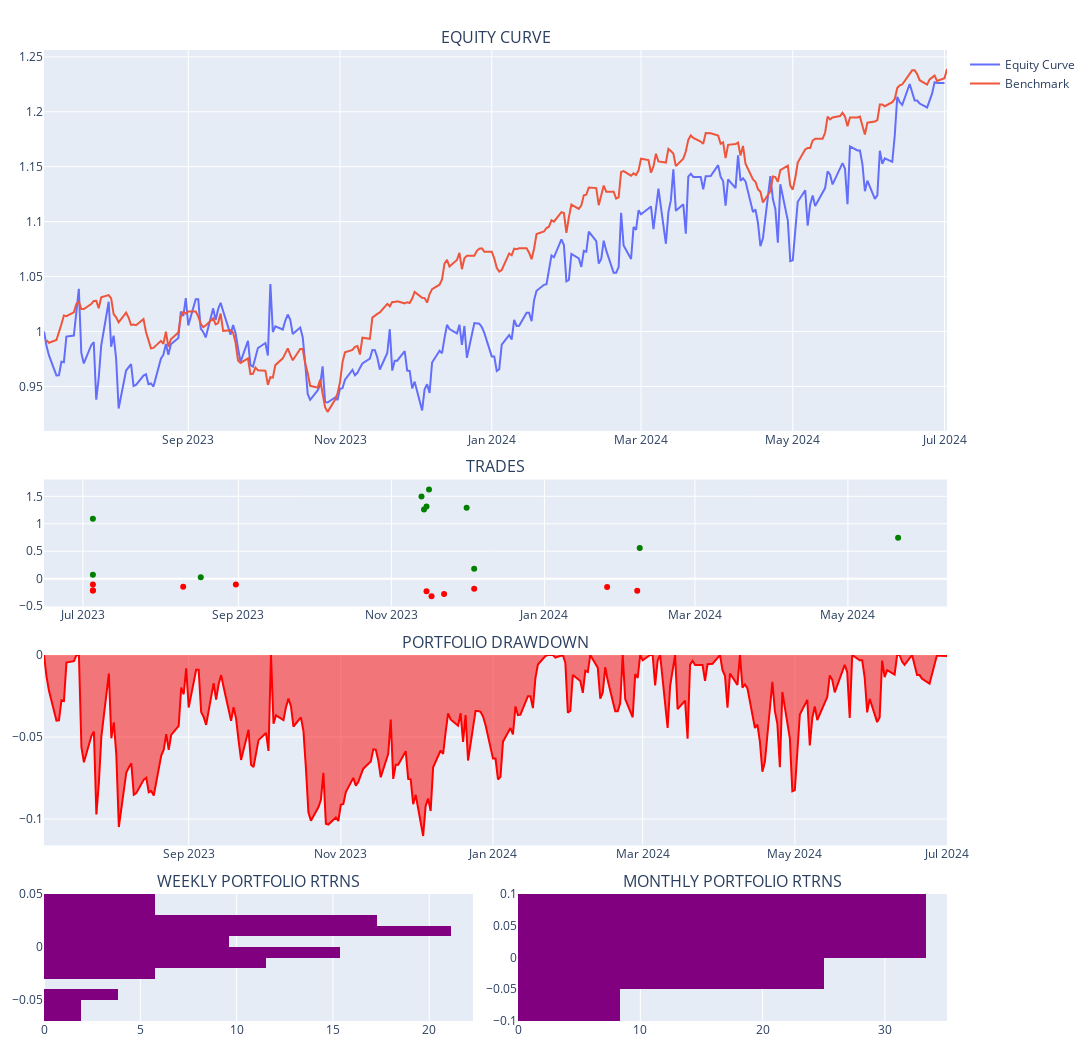

Notebook code for this chart:
### Code cell
evb_backtest.portfolio.plot_portfolio()

### Figure 1 — Plotly figure (JSON) as saved in the notebook; plotly's stock layout.template omitted (floating-point values rounded to 4 significant figures; data arrays with more than 128 entries replaced by an {"elided": "..."} marker saying what was removed)
{"data": [{"name": "Equity Curve", "showlegend": true, "type": "scatter", "x": {"elided": "260 str values"}, "xaxis": "x", "y": {"elided": "260 float values"}, "yaxis": "y"}, {"name": "Benchmark", "showlegend": true, "type": "scatter", "x": {"elided": "260 str values"}, "xaxis": "x", "y": {"elided": "260 float values"}, "yaxis": "y"}, {"customdata": [23, 13, 14, 3, 18, 3, 0, 20, 14, 0, 0, 4, 12, 12, 4, 1, 0, 3, 13, 9, 4, 3, 8, 0, 2, 3, 9], "hovertemplate": "<b>%{text}</b><br><br>Date: %{x}<br>Size: %{customdata}<br>PnL: %{y}<br>", "marker": {"color": ["red", "green", "red", "red", "green", "red", "green", "green", "red", "green", "green", "green", "green", "red", "green", "green", "green", "red", "red", "green", "green", "red", "red", "green", "red", "green", "green"]}, "mode": "markers", "name": "Ticker", "showlegend": false, "text": ["TSLA", "AAPL", "MSFT", "AMZN", "NVDA", "BA", "WMT", "TSLA", "AAPL", "WMT", "INTC", "QCOM", "MSFT", "SBUX", "AMD", "MU", "INTC", "DIS", "AAPL", "BAC", "HD", "BA", "GOOG", "WMT", "DIS", "AMZN", "AAPL"], "type": "scatter", "x": ["2023-07-05T00:00:00", "2023-07-05T00:00:00", "2023-07-05T00:00:00", "2023-07-05T00:00:00", "2023-07-05T00:00:00", "2023-08-10T00:00:00", "2023-08-10T00:00:00", "2023-08-17T00:00:00", "2023-08-31T00:00:00", "2023-09-13T00:00:00", "2023-09-15T00:00:00", "2023-11-13T00:00:00", "2023-11-14T00:00:00", "2023-11-15T00:00:00", "2023-11-15T00:00:00", "2023-11-16T00:00:00", "2023-11-17T00:00:00", "2023-11-17T00:00:00", "2023-11-22T00:00:00", "2023-12-01T00:00:00", "2023-12-04T00:00:00", "2023-12-04T00:00:00", "2024-01-26T00:00:00", "2024-02-05T00:00:00", "2024-02-07T00:00:00", "2024-02-08T00:00:00", "2024-05-21T00:00:00"], "xaxis": "x2", "y": [-0.216, 0.07374, -0.2127, -0.1051, 1.092, -0.1457, null, 0.02712, -0.104, null, null, 1.496, 1.262, -0.2289, 1.316, 1.622, null, -0.3212, -0.2779, 1.294, 0.1795, -0.1815, -0.1516, null, -0.2181, 0.5597, 0.7478], "yaxis": "y2"}, {"fill": "tozeroy", "line": {"color": "red"}, "name": "Drawdown", "showlegend": false, "type": "scatter", "x": {"elided": "260 str values"}, "xaxis": "x3", "y": {"elided": "260 float values"}, "yaxis": "y3"}, {"histnorm": "percent", "marker": {"color": "purple"}, "showlegend": false, "type": "histogram", "xaxis": "x4", "y": [null, 0.01757, -0.02461, 0.01679, -0.05803, 0.02307, -0.001547, 0.04043, 0.01748, -0.01091, 0.02411, -0.04538, 0.01293, 0.02015, -0.007042, -0.0601, -0.002547, 0.02213, 0.01553, -0.005652, 0.008244, -0.01964, 0.01831, 0.03137, -0.02607, 0.02316, -0.01064, 0.01735, 0.03175, 0.02933, 0.002917, 0.01885, -0.01558, 0.004153, 0.02639, 0.02105, -0.01788, 0.0278, 0.0007276, -0.002689, -0.001555, -0.04567, 0.04548, -0.01409, -0.003412, 0.01758, 0.03054, -0.0267, 0.01793, 0.04203, 0.0009947, 0.01552, -6.312e-05], "yaxis": "y4"}, {"histnorm": "percent", "marker": {"color": "purple"}, "showlegend": false, "type": "histogram", "xaxis": "x5", "y": [null, 0.00327, -0.0442, -0.04805, 0.01139, 0.05317, 0.04703, 0.06188, 0.02808, -0.06794, 0.06894, 0.07825, -6.312e-05], "yaxis": "y5"}], "layout": {"annotations": [{"font": {"size": 16}, "showarrow": false, "text": "EQUITY CURVE", "x": 0.5, "xanchor": "center", "xref": "paper", "y": 1.0, "yanchor": "bottom", "yref": "paper"}, {"font": {"size": 16}, "showarrow": false, "text": "TRADES", "x": 0.5, "xanchor": "center", "xref": "paper", "y": 0.5577, "yanchor": "bottom", "yref": "paper"}, {"font": {"size": 16}, "showarrow": false, "text": "PORTFOLIO DRAWDOWN", "x": 0.5, "xanchor": "center", "xref": "paper", "y": 0.3769, "yanchor": "bottom", "yref": "paper"}, {"font": {"size": 16}, "showarrow": false, "text": "WEEKLY PORTFOLIO RTRNS", "x": 0.2375, "xanchor": "center", "xref": "paper", "y": 0.1308, "yanchor": "bottom", "yref": "paper"}, {"font": {"size": 16}, "showarrow": false, "text": "MONTHLY PORTFOLIO RTRNS", "x": 0.7625, "xanchor": "center", "xref": "paper", "y": 0.1308, "yanchor": "bottom", "yref": "paper"}], "height": 1050, "hovermode": "x unified", "margin": {"b": 20, "l": 15, "r": 15, "t": 50}, "paper_bgcolor": "WHITE", "width": 1200, "xaxis": {"anchor": "y", "domain": [0, 1]}, "xaxis2": {"anchor": "y2", "domain": [0, 1]}, "xaxis3": {"anchor": "y3", "domain": [0, 1]}, "xaxis4": {"anchor": "y4", "domain": [0, 0.475]}, "xaxis5": {"anchor": "y5", "domain": [0.525, 1]}, "yaxis": {"anchor": "x", "domain": [0.6077, 1.0]}, "yaxis2": {"anchor": "x2", "domain": [0.4269, 0.5577]}, "yaxis3": {"anchor": "x3", "domain": [0.1808, 0.3769]}, "yaxis4": {"anchor": "x4", "domain": [0, 0.1308]}, "yaxis5": {"anchor": "x5", "domain": [0, 0.1308]}}}
